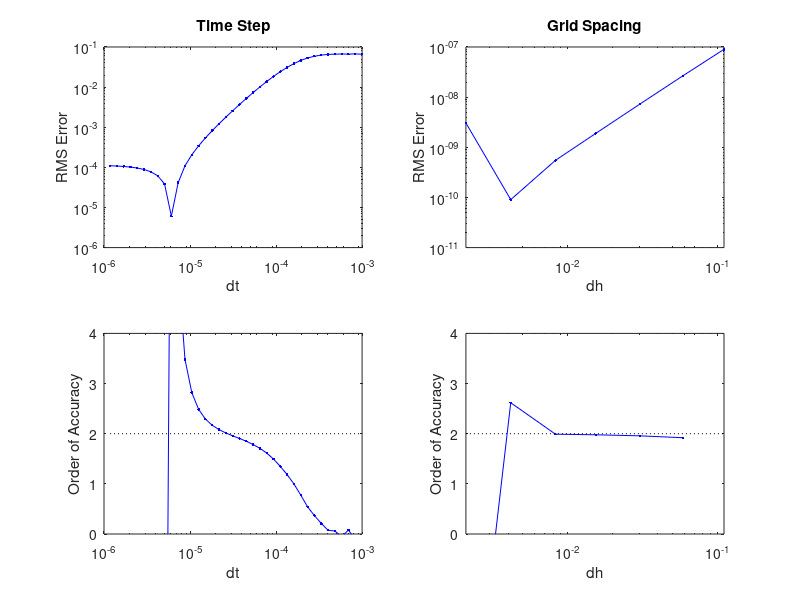

Write the MATLAB code that produced this figure.
clear;

data = load('OVS_ADI_dt.dat','-ascii');

dt  = data(:,1);
rms = data(:,2);

subplot(2,2,1);
h1 = loglog(dt,rms,'b.-');
xlabel('dt');
ylabel('RMS Error');
xlim([0.000001 0.001]);
set(gca,'XTick',[0.000001 0.00001 0.0001 0.001]);
title('Time Step');

subplot(2,2,3);
p = (log(rms(2:end)) - log(rms(1:end-1)))./(log(dt(2:end)) - log(dt(1:end-1)));
h3 = semilogx(dt(2:end),p,'b.-');
xlabel('dt');
ylabel('Order of Accuracy');
xlim([0.000001 0.001]);
set(gca,'XTick',[0.000001 0.00001 0.0001 0.001]);
ylim([0 4]);
line([min(dt) max(dt)],[2 2],'Color','black','LineStyle',':');

data = load('OVS_ADI_dh_2.dat','-ascii');

dh = 1./(data(:,1) - 1);
rms = data(:,2);

subplot(2,2,2);
h2 = loglog(dh,rms,'b.-');
xlabel('dh');
ylabel('RMS Error');
xlim([min(dh) max(dh)]);
title('Grid Spacing');
set(gca,'XTick',[0.01 0.1]);

subplot(2,2,4);
p = (log(rms(2:end)) - log(rms(1:end-1)))./(log(dh(2:end)) - log(dh(1:end-1)));
h4 = semilogx(dh(2:end),p,'b.-');
xlabel('dh');
ylabel('Order of Accuracy');
xlim([min(dh) max(dh)]);
ylim([0 4]);
line([min(dh) max(dh)],[2 2],'Color','black','LineStyle',':');
set(gca,'XTick',[0.01 0.1]);
